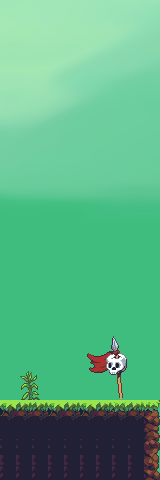

Tiled map render using the project's own tile images. Description and the map definition, with tile-layer contents summarised, below:
An orthogonal 10x30 tile map with 16x16 px tiles, 6 tile layers (collisions, Background, Background2, Water, ...), 5 tilesets.

<map version="1.4" tiledversion="1.4.3" orientation="orthogonal" renderorder="right-down" width="10" height="30" tilewidth="16" tileheight="16" infinite="0" nextlayerid="11" nextobjectid="1">
 <tileset firstgid="1" source="53x30_1 - Copie.tsx" />
 <tileset firstgid="154" source="53x30_1.tsx" />
 <tileset firstgid="307" source="Background.tsx" />
 <tileset firstgid="32107" source="Jungle_terrain.tsx" />
 <tileset firstgid="33787" source="objects.tsx" />
 <layer id="10" name="collisions" width="10" height="30">
  <data>[300 cells, 50 non-empty, 1 distinct tile ids]</data>
 </layer>
 <layer id="1" name="Background" width="10" height="30">
  <data>[300 cells, 300 non-empty, 300 distinct tile ids]</data>
 </layer>
 <layer id="6" name="Background2" width="10" height="30">
  <data>[300 cells, 0 non-empty, 0 distinct tile ids]</data>
 </layer>
 <layer id="7" name="Water" width="10" height="30">
  <data>[300 cells, 0 non-empty, 0 distinct tile ids]</data>
 </layer>
 <layer id="8" name="Plateformes" width="10" height="30">
  <data>[300 cells, 50 non-empty, 13 distinct tile ids]</data>
 </layer>
 <layer id="9" name="Foreground" width="10" height="30">
  <data>[300 cells, 20 non-empty, 20 distinct tile ids]</data>
 </layer>
</map>
